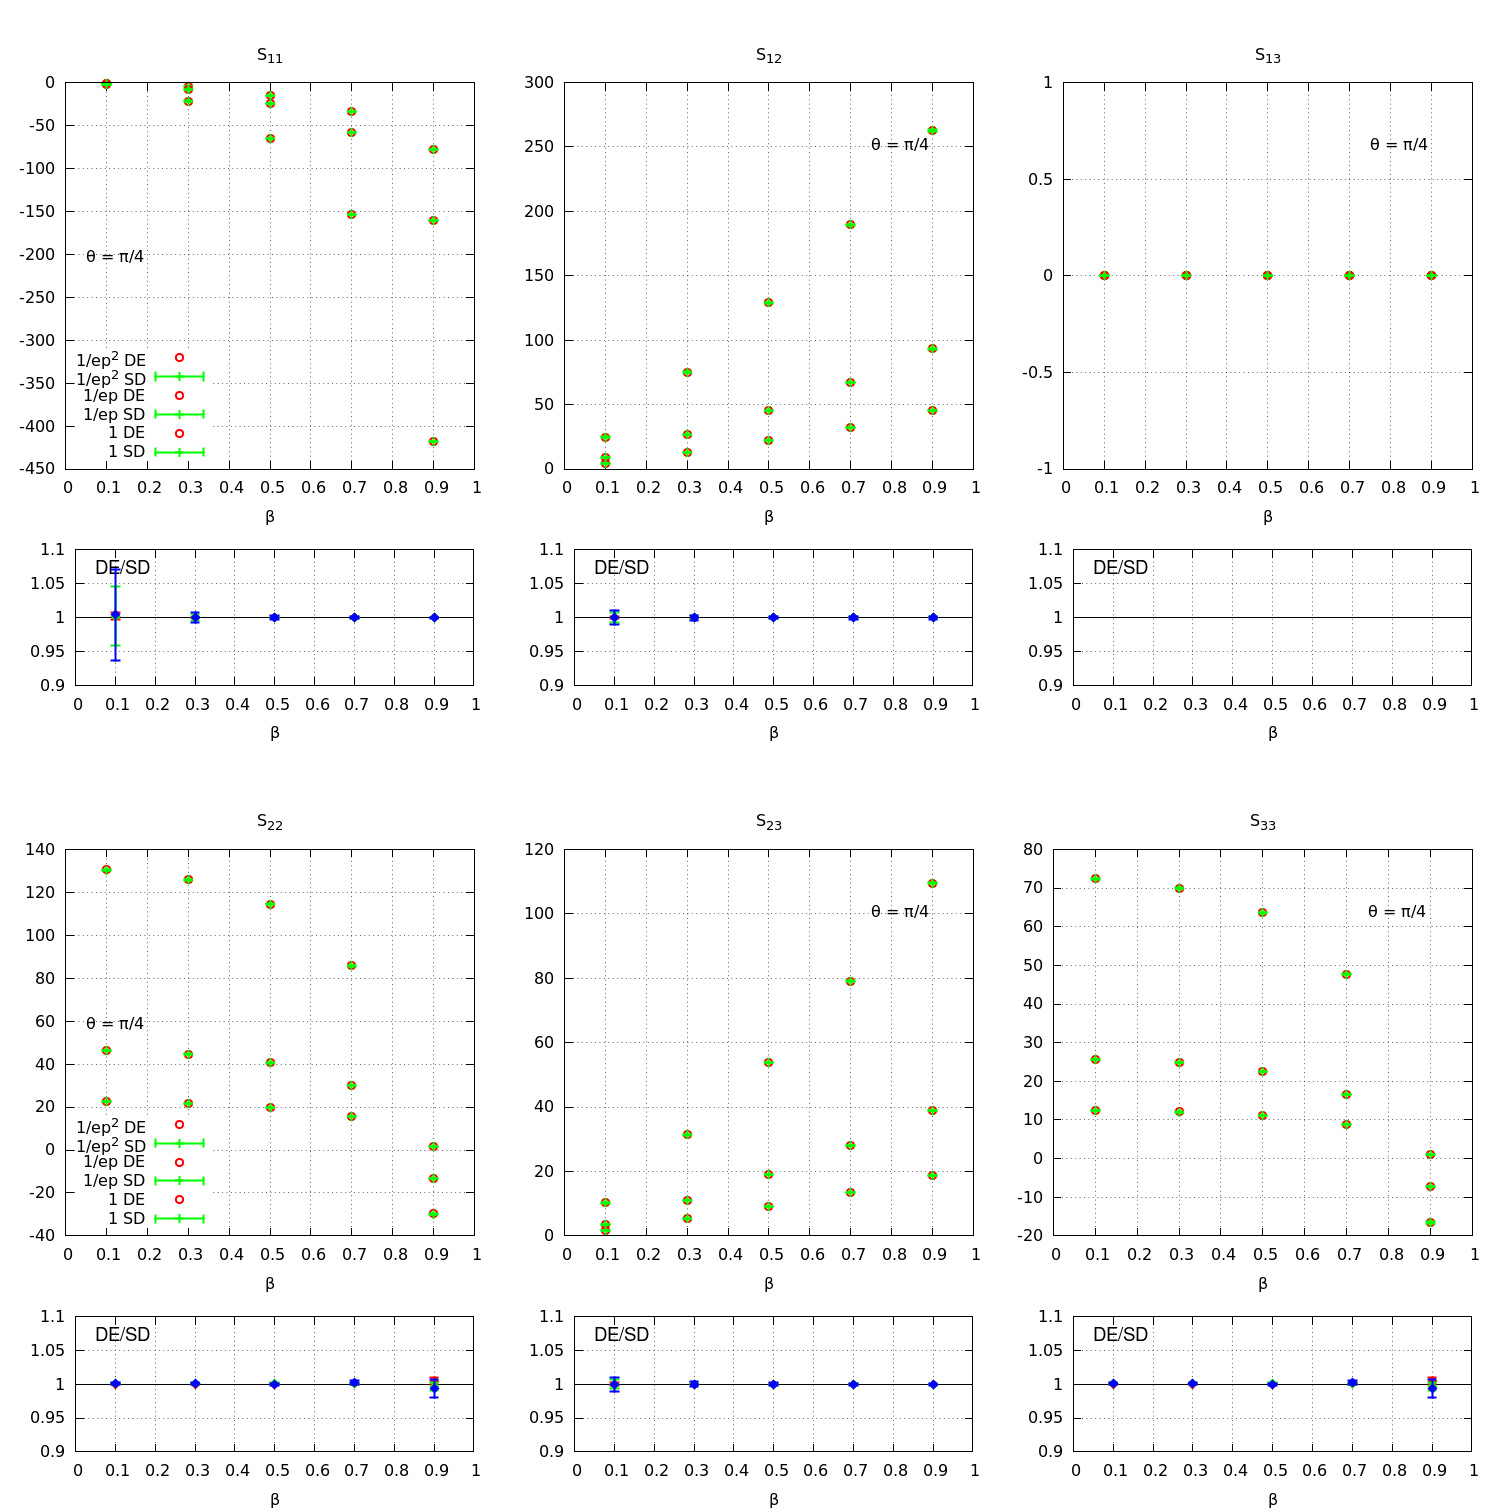

Generate this figure with gnuplot:
#
 
set terminal pngcairo enhanced size 21in, 21in 
set output 'soft-function-gg-gbub-beta.png'

set multiplot

set ylabel ""
set xlabel "{/Symbol b}"
#set format y "10^{%T}"

set style line 1 lt 1 lw 2 pt 13 ps 1.2 lc rgb "red" 
set style line 2 lt 1 lw 2 pt 13 ps 1.2 lc rgb "green" 
set style line 3 lt 1 lw 2 pt 13 ps 1.2 lc rgb "blue" 
set style line 4 lt 1 lw 2 pt 13 ps 1.2 lc rgb "violet" 

set grid
set xrange [0:1]
set xtics 0.1
set size 0.333333, 0.333333

#-----------------------------------------------------------------------------
#-----------------------------------------------------------------------------
#-- Plots
#-----------------------------------------------------------------------------
#-----------------------------------------------------------------------------

#-----------------------------------------------------------------------------
set origin 0, 0.65
set key bottom left
set title 'S_{11}'
set label 2 "{/Symbol q} = {/Symbol p}/4" at graph 0.05, 0.55 left 
plot   \
  '../tablebub11gg.dat'       u 1:2         ls 1 pt 6 t '1/ep^2 DE',\
  '../tablebub11validgg.dat'  u 1:2:5 w err ls 2 pt 1 t '1/ep^2 SD',\
  '../tablebub11gg.dat'       u 1:3         ls 1 pt 6 t '1/ep DE',\
  '../tablebub11validgg.dat'  u 1:3:6 w err ls 2 pt 1 t '1/ep SD',\
  '../tablebub11gg.dat'       u 1:4         ls 1 pt 6 t '1 DE',\
  '../tablebub11validgg.dat'  u 1:4:7 w err ls 2 pt 1 t '1 SD'

#-----------------------------------------------------------------------------
set origin 0.33, 0.65
set key top left
set title 'S_{12}'
set label 2 "{/Symbol q} = {/Symbol p}/4" at graph 0.75, 0.84 left 
plot   \
  '../tablebub12gg.dat'       u 1:2         ls 1 pt 6 t '',\
  '../tablebub12validgg.dat'  u 1:2:5 w err ls 2 pt 1 t '',\
  '../tablebub12gg.dat'       u 1:3         ls 1 pt 6 t '',\
  '../tablebub12validgg.dat'  u 1:3:6 w err ls 2 pt 1 t '',\
  '../tablebub12gg.dat'       u 1:4         ls 1 pt 6 t '',\
  '../tablebub12validgg.dat'  u 1:4:7 w err ls 2 pt 1 t ''


#-----------------------------------------------------------------------------
set origin 0.66, 0.65
set key top left
set title 'S_{13}'

set label 2 "{/Symbol q} = {/Symbol p}/4" at graph 0.75, 0.84 left 
plot   \
  '../tablebub13gg.dat'       u 1:2         ls 1 pt 6 t '',\
  '../tablebub13validgg.dat'  u 1:2:5 w err ls 2 pt 1 t '',\
  '../tablebub13gg.dat'       u 1:3         ls 1 pt 6 t '',\
  '../tablebub13validgg.dat'  u 1:3:6 w err ls 2 pt 1 t '',\
  '../tablebub13gg.dat'       u 1:4         ls 1 pt 6 t '',\
  '../tablebub13validgg.dat'  u 1:4:7 w err ls 2 pt 1 t ''

#-----------------------------------------------------------------------------
set origin 0, 0.142857
set key bottom left
set title 'S_{22}'
set label 2 "{/Symbol q} = {/Symbol p}/4" at graph 0.05, 0.55 left 
plot   \
  '../tablebub22gg.dat'       u 1:2         ls 1 pt 6 t '1/ep^2 DE',\
  '../tablebub22validgg.dat'  u 1:2:5 w err ls 2 pt 1 t '1/ep^2 SD',\
  '../tablebub22gg.dat'       u 1:3         ls 1 pt 6 t '1/ep DE',\
  '../tablebub22validgg.dat'  u 1:3:6 w err ls 2 pt 1 t '1/ep SD',\
  '../tablebub22gg.dat'       u 1:4         ls 1 pt 6 t '1 DE',\
  '../tablebub22validgg.dat'  u 1:4:7 w err ls 2 pt 1 t '1 SD'

#-----------------------------------------------------------------------------
set origin 0.33, 0.142857
set key top left
set title 'S_{23}'
set label 2 "{/Symbol q} = {/Symbol p}/4" at graph 0.75, 0.84 left 
plot   \
  '../tablebub23gg.dat'       u 1:2         ls 1 pt 6 t '',\
  '../tablebub23validgg.dat'  u 1:2:5 w err ls 2 pt 1 t '',\
  '../tablebub23gg.dat'       u 1:3         ls 1 pt 6 t '',\
  '../tablebub23validgg.dat'  u 1:3:6 w err ls 2 pt 1 t '',\
  '../tablebub23gg.dat'       u 1:4         ls 1 pt 6 t '',\
  '../tablebub23validgg.dat'  u 1:4:7 w err ls 2 pt 1 t ''


#-----------------------------------------------------------------------------
set origin 0.66, 0.142857
set key top left
set title 'S_{33}'

set label 2 "{/Symbol q} = {/Symbol p}/4" at graph 0.75, 0.84 left 
plot   \
  '../tablebub33gg.dat'       u 1:2         ls 1 pt 6 t '',\
  '../tablebub33validgg.dat'  u 1:2:5 w err ls 2 pt 1 t '',\
  '../tablebub33gg.dat'       u 1:3         ls 1 pt 6 t '',\
  '../tablebub33validgg.dat'  u 1:3:6 w err ls 2 pt 1 t '',\
  '../tablebub33gg.dat'       u 1:4         ls 1 pt 6 t '',\
  '../tablebub33validgg.dat'  u 1:4:7 w err ls 2 pt 1 t ''


#-----------------------------------------------------------------------------
#-----------------------------------------------------------------------------
#-- Ratios
#-----------------------------------------------------------------------------
#-----------------------------------------------------------------------------
set size 0.333, 0.142857
unset title
unset label 2


#-----------------------------------------------------------------------------
set origin 0,.507
set yrange [0.9:1.1]
set label 3 "DE/SD" at graph 0.05, 0.9 left font "Helvetica,14"
plot   \
   1 lt -1 t '',\
  '<paste ../tablebub11gg.dat ../tablebub11validgg.dat ' u 1:($2/$6):($9/$2)  w err ls 1 t '',\
  '<paste ../tablebub11gg.dat ../tablebub11validgg.dat ' u 1:($3/$7):($10/$3) w err ls 2 t '',\
  '<paste ../tablebub11gg.dat ../tablebub11validgg.dat ' u 1:($4/$8):($11/$4) w err ls 3 t ''


#-----------------------------------------------------------------------------
set origin 0.33,0.507
#set yrange [*:*]
plot   \
   1 lt -1 t '',\
  '<paste ../tablebub12gg.dat ../tablebub12validgg.dat ' u 1:($2/$6):($9/$2)  w err ls 1 t '',\
  '<paste ../tablebub12gg.dat ../tablebub12validgg.dat ' u 1:($3/$7):($10/$3) w err ls 2 t '',\
  '<paste ../tablebub12gg.dat ../tablebub12validgg.dat ' u 1:($4/$8):($11/$4) w err ls 3 t ''


#-----------------------------------------------------------------------------
set origin 0.66,0.507
#set yrange [*:*]
plot   \
   1 lt -1 t ''
#  '<paste ../tablebub13gg.dat ../tablebub13validgg.dat ' u 1:($2/$6):($9/$2)  w err ls 1 t '',\
#  '<paste ../tablebub13gg.dat ../tablebub13validgg.dat ' u 1:($3/$7):($10/$3) w err ls 2 t '',\
#  '<paste ../tablebub13gg.dat ../tablebub13validgg.dat ' u 1:($4/$8):($11/$4) w err ls 3 t ''

#-----------------------------------------------------------------------------
set origin 0,0.0
set yrange [0.9:1.1]
set label 3 "DE/SD" at graph 0.05, 0.9 left font "Helvetica,14"
plot   \
   1 lt -1 t '',\
  '<paste ../tablebub22gg.dat ../tablebub22validgg.dat ' u 1:($2/$6):($9/$2)  w err ls 1 t '',\
  '<paste ../tablebub22gg.dat ../tablebub22validgg.dat ' u 1:($3/$7):($10/$3) w err ls 2 t '',\
  '<paste ../tablebub22gg.dat ../tablebub22validgg.dat ' u 1:($4/$8):($11/$4) w err ls 3 t ''


#-----------------------------------------------------------------------------
set origin 0.33,0.0
#set yrange [*:*]
plot   \
   1 lt -1 t '',\
  '<paste ../tablebub23gg.dat ../tablebub23validgg.dat ' u 1:($2/$6):($9/$2)  w err ls 1 t '',\
  '<paste ../tablebub23gg.dat ../tablebub23validgg.dat ' u 1:($3/$7):($10/$3) w err ls 2 t '',\
  '<paste ../tablebub23gg.dat ../tablebub23validgg.dat ' u 1:($4/$8):($11/$4) w err ls 3 t ''


#-----------------------------------------------------------------------------
set origin 0.66,0.0
#set yrange [*:*]
plot   \
   1 lt -1 t '',\
  '<paste ../tablebub33gg.dat ../tablebub33validgg.dat ' u 1:($2/$6):($9/$2)  w err ls 1 t '',\
  '<paste ../tablebub33gg.dat ../tablebub33validgg.dat ' u 1:($3/$7):($10/$3) w err ls 2 t '',\
  '<paste ../tablebub33gg.dat ../tablebub33validgg.dat ' u 1:($4/$8):($11/$4) w err ls 3 t ''
